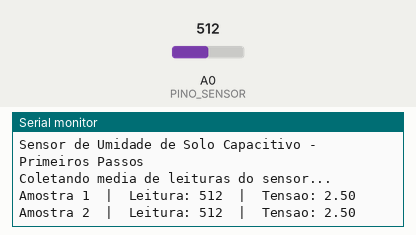
Bench run of a sketch on a simulated Arduino Uno, built with avr-gcc and run on an emulated ATmega328P. Parts: the last lines printed to the serial monitor. The test bench sets the inputs (shaded band); at power-on: A0 (PINO_SENSOR) = 512.

Above: at 1.9 s.
2.0 s: A0 (PINO_SENSOR) set to 716
At 2.9 s:
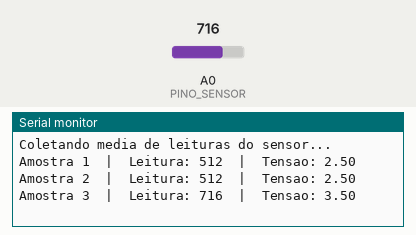
3.5 s: A0 (PINO_SENSOR) set to 900
At 4.8 s:
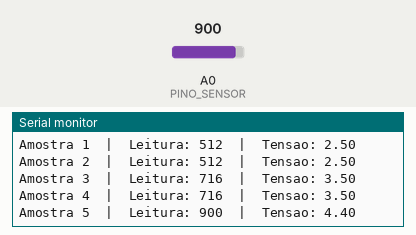
Timing chart, 0 to 6.5 s (numbered marks = the images above; inputs shaded):
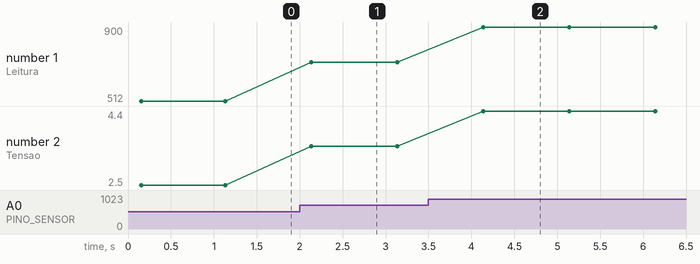

The sketch:

irrigacao_inteligente.ino
```cpp
/*
* Sistema de Leitura de Umidade de Solo com LCD
*/

//Declaracao do pino conectado ao sensor
const int PINO_SENSOR = A0;

//Declaracao da variavel que armazena as leituras do sensor
int leitura_sensor = 0;

//Declaracao da variavel que armazena a quantidade de amostras que serao coletadas
const int NUMERO_AMOSTRAS = 100;
//Altere a variavel acima com a quantidade de amostras que deseja coletar para o calculo da media

//Declaracao da variavel que armazena a soma das leituras
long somatoria = 0;

void setup() {

  Serial.begin(9600);
  Serial.println("                  ---*****---                  ");
  Serial.println("Sensor de Umidade de Solo Capacitivo - Primeiros Passos");
  Serial.println("Coletando media de leituras do sensor...");
  Serial.println("");

  //Configuracao do pino conectado ao sensor como uma entrada
  pinMode(PINO_SENSOR, INPUT);

  //Realiza a leitura do sensor de acordo com a variavel "NUMERO_AMOSTRAS"
  for(int i = 1; i <= NUMERO_AMOSTRAS; i++){
    leitura_sensor = analogRead(PINO_SENSOR); //Le o sensor
    somatoria = somatoria + leitura_sensor; //Soma a variavel "somatoria" a leitura atual do sensor com seu valor anterior
    float tensao = leitura_sensor*(5.0/1023); //Converte a leitura para tensao para referencia
    Serial.print("Amostra ");
    Serial.print(i);
    Serial.print("  |  ");
    Serial.print("Leitura: ");
    Serial.print(leitura_sensor);
    Serial.print("  |  ");
    Serial.print("Tensao: ");
    Serial.println(tensao);
    delay(1000);
  }

  //Calcula a media das leituras utilizando a variavel "somatoria" e a variavel "NUMERO_AMOSTRAS"
  int media = somatoria / NUMERO_AMOSTRAS;
  Serial.println("");
  Serial.print("Media obtida: ");
  Serial.println(media);

}

void loop() {
  //Nao ha nada para executar aqui
}
```

Measured:
- after the input at 2.0 s, the serial monitor: prints a new line after 0.14 s (image 1)
- after the input at 3.5 s, the serial monitor: prints a new line after 0.64 s (image 2)
- plotted number 1: 512 → 716 after the input at 2.0 s, 716 → 900 after the input at 3.5 s
- plotted number 2: 2.5 → 3.5 after the input at 2.0 s, 3.5 → 4.4 after the input at 3.5 s
